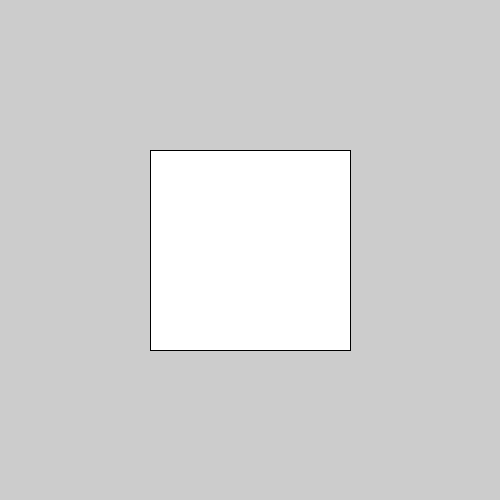
Frame 1 (no input)
Frame 60 (the mouse pressed at the canvas centre just before this capture): identical to frame 1, image omitted
Frame 120 (the mouse held since frame 60 and released just before this capture): identical to frame 1, image omitted

The Processing sketch that drew this single still picture (run headless with seeded random() and noise(); from frame 60 on, the mouse is pressed at the canvas centre):

// Processing sketch: condicional_1
// ── condicional_1.pde
float c = 40;

void setup() {
  size(500, 500);
  rectMode(CENTER);
}

void draw() {
  if (c >= 100) {
    ellipse(width/2, height/2, 200, 200);
  } else {
    rect(width/2, height/2, 200, 200);
  }
}
